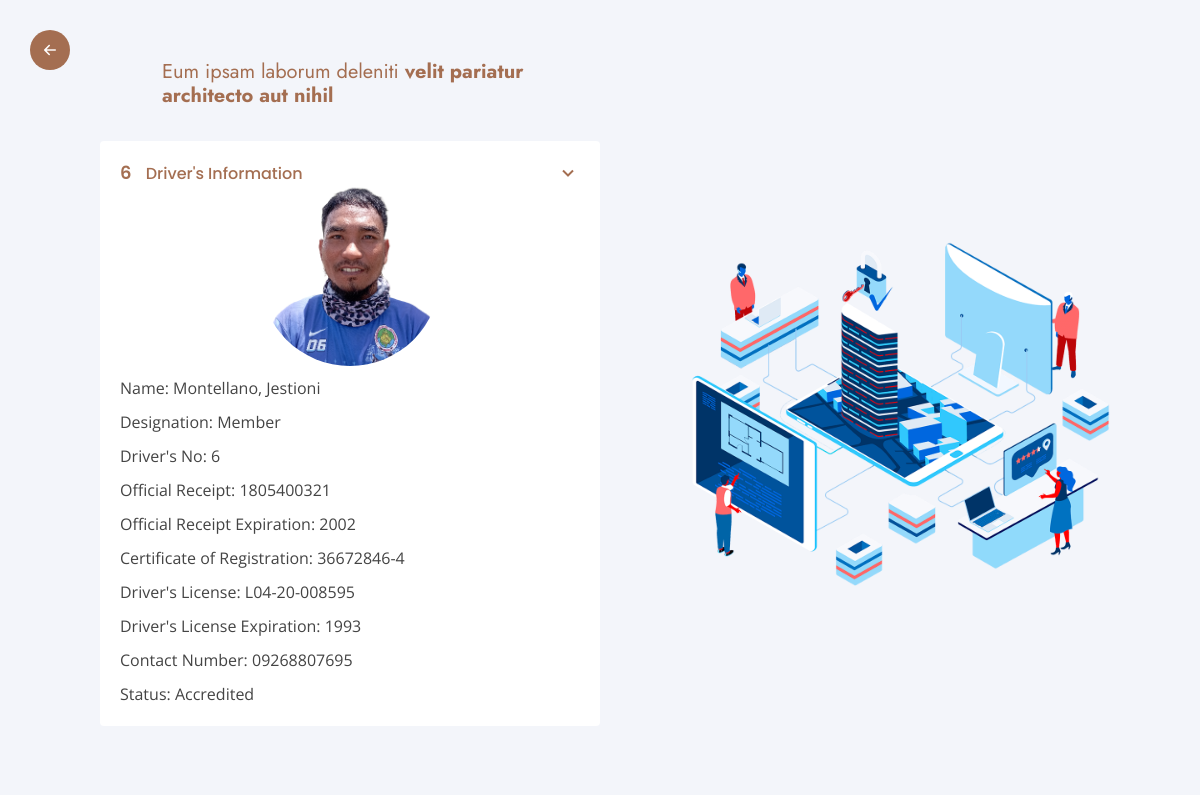
Screenshot of /driver/camera-platenumber.php?driverNumber=6 with the database file from the repository.
### tables this page shows
CREATE TABLE IF NOT EXISTS registered_rider_profile (
	registered_rider_id int NOT NULL AUTO_INCREMENT,
    rider_id int NOT NULL,
    rider_no int NOT NULL,
    designation varchar(255) NOT NULL,
    date_of_membership varchar(255) DEFAULT NULL,
    official_reciept varchar(55) DEFAULT NULL,
    or_expiration_date varchar(10) DEFAULT NULL,
    certificate_of_registration varchar(255) DEFAULT NULL,
    drivers_license varchar(255) DEFAULT NULL,
    license_expiration_date varchar(10) DEFAULT NULL,
    plate_number varchar(255) DEFAULT NULL,
    contact_number varchar(11) DEFAULT NULL,
    img_url varchar(255) NOT NULL,
    PRIMARY KEY(registered_rider_id),
    FOREIGN KEY(rider_id) REFERENCES rider(rider_id) 
);

CREATE TABLE IF NOT EXISTS rider (
	rider_id int NOT NULL AUTO_INCREMENT,
    last_name varchar(255) NOT NULL,
    first_name varchar(255) NOT NULL,
    mid_name varchar(255) DEFAULT NULL,
    suffix varchar(255) DEFAULT NULL,
    address varchar(255) DEFAULT NULL,
    PRIMARY KEY(rider_id)
);

### driver/camera-platenumber.php (the view)
<?php
require './../include/header.php';
require './../conn.php';
if (filter_has_var(INPUT_GET, 'driverNumber')) {
    $clean_driver_number = filter_var($_GET['driverNumber'], FILTER_SANITIZE_NUMBER_INT);
    $driver_number = filter_var($clean_driver_number, FILTER_VALIDATE_INT);
}
$riderQuery = "SELECT * FROM rider, registered_rider_profile WHERE rider_no = :driverNumber AND rider.rider_id = registered_rider_profile.rider_id";
$riderStatement = $pdo->prepare($riderQuery);
$riderStatement->bindParam(":driverNumber", $driver_number);
$riderStatement->execute();
if ($riderStatement->rowCount() === 1) {
    $rider = $riderStatement->fetch(PDO::FETCH_ASSOC);
    $clean_rider_no = filter_var($rider['rider_no'], FILTER_SANITIZE_NUMBER_INT);
    $rider_no = filter_var($clean_rider_no, FILTER_VALIDATE_INT);
    $name = htmlspecialchars($rider['last_name'] . ', ' . $rider["first_name"] . ' ' . $rider['mid_name'] ?? ' ' . $rider['suffix']);
    $designation = htmlspecialchars($rider['designation']);
    $official_reciept = htmlspecialchars($rider['official_reciept']);
    $or_expiration_date = htmlspecialchars($rider['or_expiration_date']);
    $certificate_of_registration = htmlspecialchars($rider['certificate_of_registration']);
    $licenseNumber = htmlspecialchars($rider["drivers_license"]);
    $license_expiration_date = htmlspecialchars($rider['license_expiration_date']);
    $contact_number = htmlspecialchars($rider['contact_number']);
    $img_url = htmlspecialchars($rider['img_url']);
    $status = htmlspecialchars("Accredited");
}
?>
<section id="rider" class="rider section-bg">
    <div class="container-fluid" data-aos="fade-up">
        <div class="row justify-content-center">
            <div class="col-lg-6 d-flex flex-column justify-content-center align-items-stretch  order-2 order-lg-1  d-sm-flex align-items-sm-center justify-content-sm-center">
                <div class="content">
                    <h3>Eum ipsam laborum deleniti <strong>velit pariatur architecto aut nihil</strong></h3>
                </div>
                <div class="accordion-list">
                    <ul>
                        <li>
                            <a class="collapse"><span><?php echo $rider_no ?></span> Driver's Information <i class="bx bx-chevron-down icon-show"></i><i class="bx bx-chevron-down icon-close"></i></a>
                            <div class="collapse show d-flex flex-column">
                                <?php if ($img_url && file_exists("../assets/img/rider/$img_url")) : ?>
                                    <div class="pic align-self-center"><img src="../assets/img/rider/<?php echo $img_url ?>" class="img-fluid" alt=""></div>
                                <?php else : ?>
                                    <div class="pic"><img src="../assets/img/default-img.svg ?>" class="img-fluid" alt=""></div>
                                <?php endif; ?>
                                <p> Name: <?php echo $name ?></p>
                                <p>Designation: <?php echo $designation ?></p>
                                <p>Driver's No: <?php echo $rider_no ?></p>
                                <?php if ($official_reciept) : ?>
                                    <p>Official Receipt: <?php echo $official_reciept ?></p>
                                <?php endif ?>
                                <?php if ($or_expiration_date) : ?>
                                    <p>Official Receipt Expiration: <?php echo $or_expiration_date ?></p>
                                <?php endif ?>
                                <?php if ($certificate_of_registration) : ?>
                                    <p>Certificate of Registration: <?php echo $certificate_of_registration ?></p>
                                <?php endif ?>
                                <?php if ($licenseNumber) : ?>
                                    <p>Driver's License: <?php echo $licenseNumber ?></p>
                                <?php endif ?>
                                <?php if ($license_expiration_date) : ?>
                                    <p>Driver's License Expiration: <?php echo $license_expiration_date ?></p>
                                <?php endif ?>
                                <?php if ($contact_number) : ?>
                                    <p>Contact Number: <?php echo $contact_number ?></p>
                                <?php endif; ?>
                                <p>Status: <?php echo $status ?></p>
                            </div>
                        </li>
                    </ul>
                </div>
            </div>
            <div class="col-lg-5 align-items-center order-1 order-lg-2 img" style='background-image: url("./../assets/img/why-us.png");' data-aos="zoom-in" data-aos-delay="150">&nbsp;</div>
        </div>
    </div>
</section>
<?php require './../include/footer.php'; ?>

### assets/css/style.css (style rules this page uses)
body { font-family: "Open Sans", sans-serif; color: #444444; }
a { color: rgb(164, 110, 81); text-decoration: none; }
h1, h2, h3, h4, h5, h6 { font-family: "Jost", sans-serif; }
section { padding: 60px 0; overflow: hidden; }
.section-bg { background-color: #f3f5fa; }
.rider { width: 100%; display: flex; align-items: center; }
.rider .content { padding: 0px 100px 0px 100px; }
.rider .content h3 { font-weight: 400; font-size: 20px; color: rgb(164, 110, 81); }
.rider .accordion-list .pic { width: 180px; height: 180px; }
.rider .accordion-list .pic img { width: 100%; height: 100%; border-radius: 50%; object-fit: cover; object-position: center center; transition: ease-in-out 0.3s; }
.rider .img { background-size: contain; background-repeat: no-repeat; background-position: center center; }
.rider .accordion-list { padding: 25px 100px 25px 100px; }
.rider .accordion-list ul { padding: 0; list-style: none; }
.rider .accordion-list li { padding: 20px; background: #fff; border-radius: 4px; }
.rider .accordion-list a { display: block; position: relative; font-family: "Poppins", sans-serif; font-size: 16px; line-height: 24px; font-weight: 500; padding-right: 30px; outline: none; cursor: pointer; }
.rider .accordion-list span { color: rgb(164, 110, 81); font-weight: 600; font-size: 18px; padding-right: 10px; }
.rider .accordion-list i { font-size: 24px; position: absolute; right: 0; top: 0; }
.rider .accordion-list p { margin-bottom: 0; padding: 10px 0 0 0; }
@media (min-width: 1024px) { .accordion-list { width: 700px; } }

### rows the page displays
registered_rider_profile: rider_no "6", img_url (picture), rider.mid_name "Montellano, Jestioni", designation "Member", official_reciept "1805400321", or_expiration_date "2002", certificate_of_registration "36672846-4", drivers_license "L04-20-008595", license_expiration_date "1993", contact_number "09268807695"

### other values shown
$status "Accredited"
